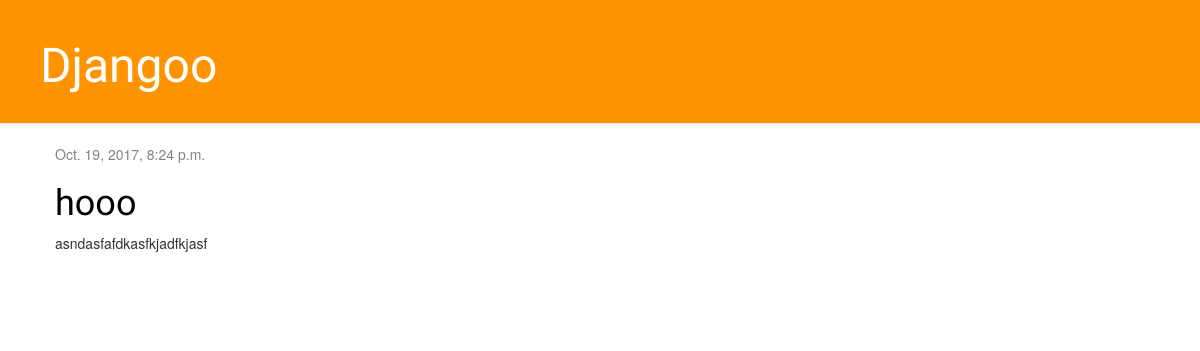
Before: / with the older database file.
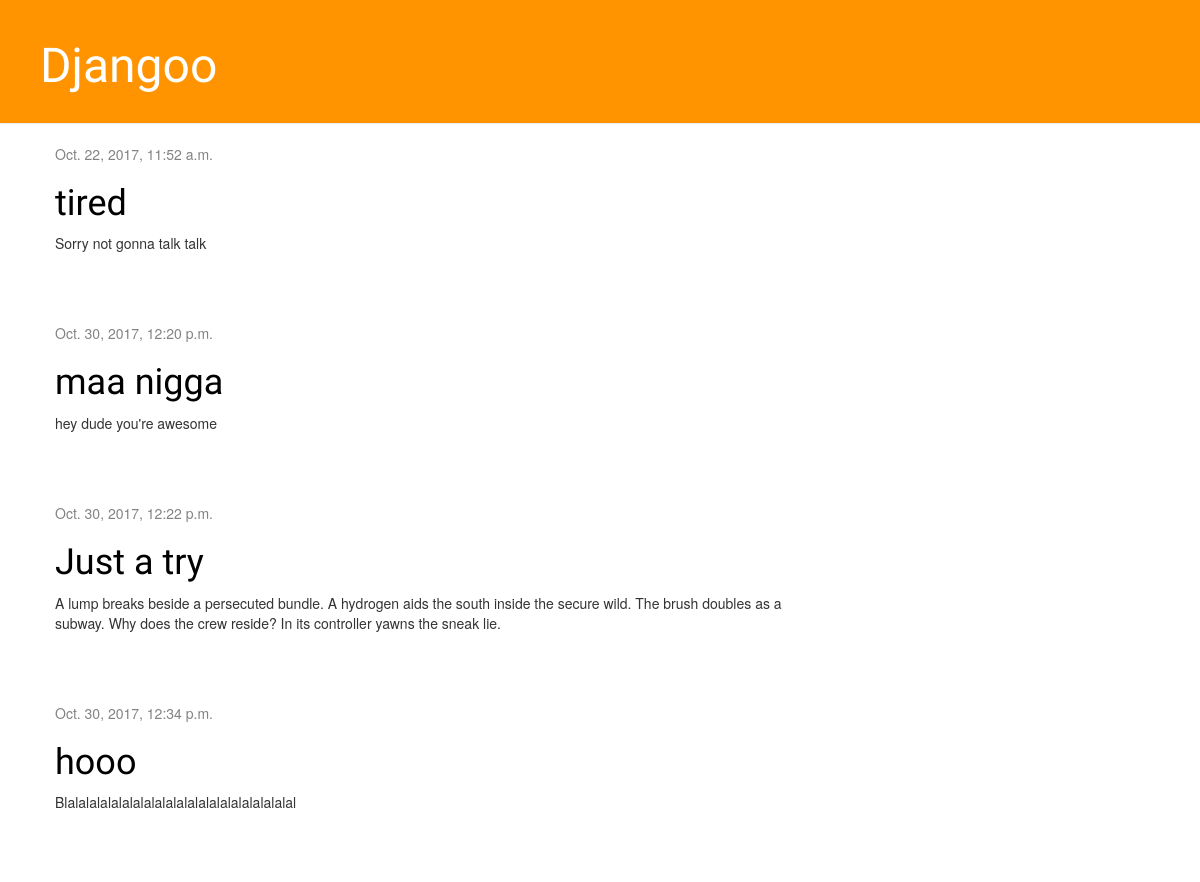
After: the same page with the newer database file.
### books/models.py (models this page shows, shortened)
class Post(models.Model):
    author = models.ForeignKey('auth.User')
    title = models.CharField(max_length=200)
    text = models.TextField()
    created_date = models.DateTimeField(
            default=timezone.now)
    published_date = models.DateTimeField(
            blank=True, null=True)

### books/views.py (the view)
def post_list(request):
    posts = Post.objects.filter(published_date__lte=timezone.now()).order_by('published_date')
    return render(request, 'books/post_list.html', {'posts': posts})

### books/templates/books/post_list.html (shortened to what this page needs)
{% extends 'books/base.html' %}
 {% load staticfiles %}
    {% block content %}
    {% for post in posts %}
        <div class="post">
            <div class="date">
                {{ post.published_date }}
            </div>
            <h1><a href="{% url 'post_detail' pk=post.pk %}">{{ post.title }}</a></h1>
            <p>{{ post.text|linebreaksbr }}</p>
        </div>
    {% endfor %}
    {% endblock %}

### books/templates/books/base.html (shortened to what this page needs)
{% load staticfiles %}
<html>
    <head>
        <link rel="stylesheet" href="//maxcdn.bootstrapcdn.com/bootstrap/3.2.0/css/bootstrap.min.css">
        <link rel="stylesheet" href="//maxcdn.bootstrapcdn.com/bootstrap/3.2.0/css/bootstrap-theme.min.css">
        <link rel="stylesheet" href="{% static 'css/blog.css' %}">
    </head>
  <body>
    <div class="page-header">
                <h1><a href="/">Djangoo</a></h1>
    </div>
    <div class="content container">
        <div class="row">
            <div class="col-md-8">
            {% block content %}
            {% endblock %}
            </div>
        </div>
    </div>
</body>
</html>

### books/static/css/blog.css (style rules this page uses)
.page-header { background-color: #ff9400; margin-top: 0px; padding: 20px 20px 20px 40px; }
.page-header h1, .page-header h1 a, .page-header h1 a:visited, .page-header h1 a:active { color: #ffffff; font-size: 36pt; text-decoration: none; }
.content { margin-left: 40px; }
h1, h2, h3, h4 { font-family: 'Lobster', cursive; }
.date { color: #828282; }
.post { margin-bottom: 70px; }
.post h1 a, .post h1 a:visited { color: #000000; }

Changed rows visible on the page:
added Post: published_date "Oct. 22, 2017, 11:52 a.m.", title "tired", text "Sorry not gonna talk talk"
added Post: published_date "Oct. 30, 2017, 12:20 p.m.", title "maa nigga", text "hey dude you're awesome"
added Post: published_date "Oct. 30, 2017, 12:22 p.m.", title "Just a try", text "A lump breaks beside a persecuted bundle. A hydrogen aids the south inside the secure wild. The brush doubles as a subway. Why does the crew reside? In its controller yawns the sneak lie."
changed Post "hooo": published_date "Oct. 19, 2017, 8:24 p.m." → "Oct. 30, 2017, 12:34 p.m."; text "asndasfafdkasfkjadfkjasf" → "Blalalalalalalalalalalalalalalalalalalalalal"
